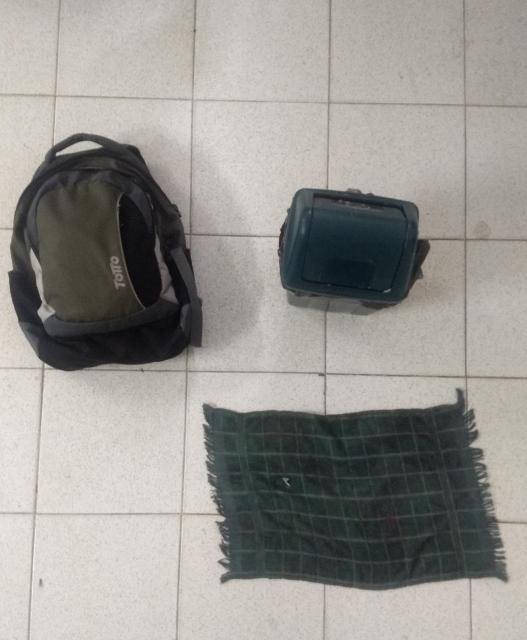
%> input picture 1.jpeg, 1054 x 1280 px (shown at 1/2 size)
$ octave M.m   (GNU Octave 9; MATLAB toolbox functions it lacks are replaced by stand-ins)
%> lines starting %> are read from the running program, lines starting %| are printed output that depends on the picture; in (x1, y1, x2, y2) boxes, pixels count from 0 and x2, y2 are one past the last pixel; in counts of white or black regions, pixels touching at a corner belong together; the program's own positions count from 1
%% detectar areas de color

close all; clear; clc;

RGB = imread('1.jpeg');
%> RGB is the input picture: size 1280x1054x3 uint8; mean R, G, B 151.3, 149, 144.7

RGB = imresize(RGB,0.4); % Re-escala la imagen en un 40% para consumir menos recursos computacionales
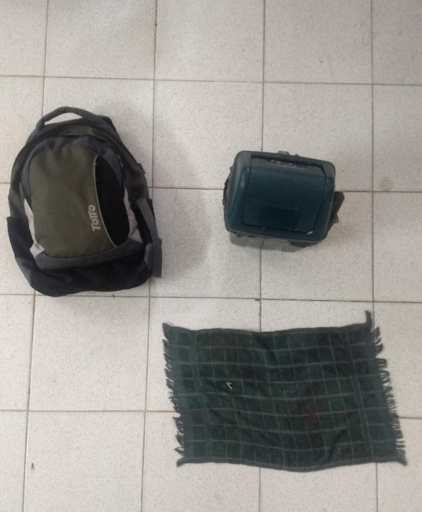
%> RGB: size 512x422x3 uint8; mean R, G, B 151.3, 149, 144.7

% R = RGB(:,:,1); % Para componentes en Rojo
G = RGB(:,:,2); % Para componentes en Verde
% B = RGB(:,:,3); % Para componentes en Azul

imshow(G) % Muestra su componente en verde

%% Binarizaci髇

imagen = im2bw(G,0.3); % Binariza la imagen en su componente en un 30%
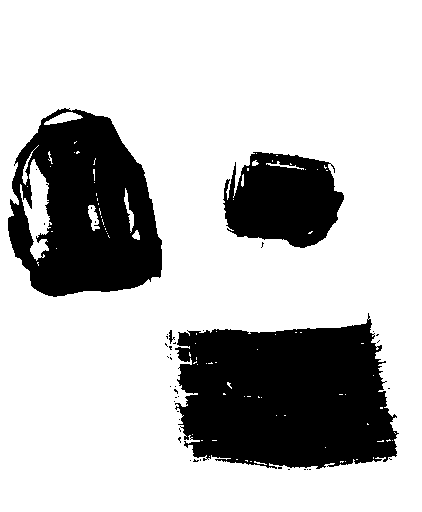
%> imagen: size 512x422 logical; 74.4% white; 41 black regions (37 under 20 px), largest, box (x1, y1, x2, y2) and area: (175, 313, 399, 469) 26883, (8, 108, 162, 297) 19720, (223, 152, 344, 248) 8478, (169, 330, 175, 344) 37
imagen = not(imagen); % Invierte los pixeles de la imagen
%> imagen: size 512x422 logical; 25.6% white; 41 white regions (37 under 20 px)

figure(1)
imshow(imagen); % Muestra la imagen binarizada

%% Areas

%% Cuenta la cantidad de elementos y elimina los elementos que tengan un area menor a 1000 px

[L, num] = bwlabel(imagen);
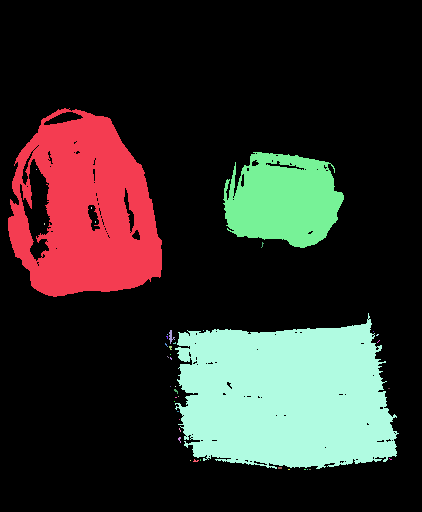
%> L: size 512x422 double; 42 distinct labels, from 0 to 41; one colour per label, 0 black
%> num = 41
% Substrae las propiedades basicas de los elementos de la imagen
ncajas = regionprops(L,'basic');
%> ncajas = 41 regions; largest, box (x1, y1, x2, y2), Area and Centroid: (175, 313, 399, 469) 26883 [286.4 397.5], (8, 108, 162, 297) 19720 [86.8 211.2], (223, 152, 344, 248) 8478 [283.9 200.8], (169, 330, 175, 344) 37 [171.6 337.2], (174, 389, 178, 394) 10 [176.6 391.6]

Aoff = find([ncajas.Area]<1000); % Encuentra los objetos de pixeles que estan por debajo de 1000px
%> Aoff = 38 values from 2 to 41

% Elimina los objetos por debajo de 1000px como el ruido de la imagen
 for n = 1:size(Aoff,2)
     d = round(ncajas(Aoff(n)).BoundingBox);
     imagen(d(2):d(2)+d(4),d(1):d(1)+d(3)) = 0;
 end
%> this loop made 38 passes
%> d on passes 1 to 12: [37 170 1 1], [45 224 1 2], [92 208 1 2], [96 222 1 2], [166 344 3 4], [167 337 2 3], [168 335 1 1], [168 357 2 2], [170 331 6 14], [170 347 3 4], [171 355 1 1], [171 358 2 3]
%> imagen: size 512x422 logical; 25.5% white; 3 white regions

%% cuenta los elementos en la imagen que quedaron

[L, num] = bwlabel(imagen);
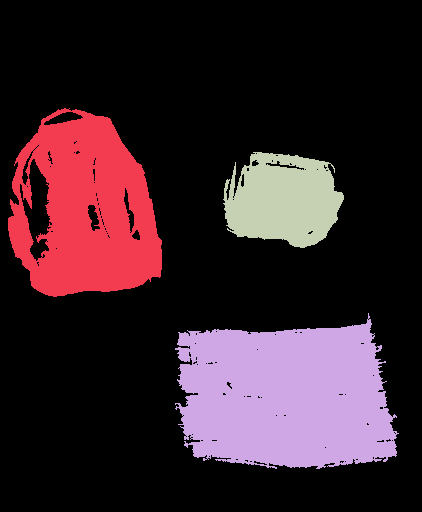
%> L: size 512x422 double; 4 distinct labels, from 0 to 3; one colour per label, 0 black
%> num = 3
% Substrae las propiedades basicas de los elementos de la imagen
ncajas = regionprops(L,'basic');
%> ncajas = 3 regions; box (x1, y1, x2, y2), Area and Centroid: (175, 313, 399, 469) 26883 [286.4 397.5], (8, 108, 162, 297) 19720 [86.8 211.2], (223, 152, 344, 248) 8478 [283.9 200.8]

% Grafica texto y recuadro

hold on

for k = 1:length(ncajas)

    caja = ncajas(k).BoundingBox; % Recuadro

    % Imprime el area de cada elemento de la imagen en el Command Window
    area = ncajas(k).Area

    % Basura con un area menor a 10000px
    if area < 10000
        rectangle('position',[caja(1),caja(2),caja(3),caja(4)],'edgecolor','b','LineWidth',4)
        text(caja(1)+caja(3)/2,caja(2)+caja(4)/2,'Basura','Color','b','FontSize',12,'HorizontalAlignment','center','FontWeight','bold')

    % Bolso con un area mayor a 10000px y menor a 21000px
    elseif area > 10000 && area < 21000
        rectangle('position',[caja(1),caja(2),caja(3),caja(4)],'edgecolor','b','LineWidth',4)
        text(caja(1)+caja(3)/2,caja(2)+caja(4)/2,'Bolso','Color','b','FontSize',12,'HorizontalAlignment','center','FontWeight','bold')

    % Manto con un area mayor a 21000
    elseif area > 21000
        rectangle('position',[caja(1),caja(2),caja(3),caja(4)],'edgecolor','b','LineWidth',4)
        text(caja(1)+caja(3)/2,caja(2)+caja(4)/2,'Manta','Color','b','FontSize',12,'HorizontalAlignment','center','FontWeight','bold')

    end

end
%> this loop made 3 passes
%> (caja, area) on passes 1 to 3: ([8.5 108.5 154 189], 19720), ([175.5 313.5 224 156], 26883), ([223.5 152.5 121 96], 8478)
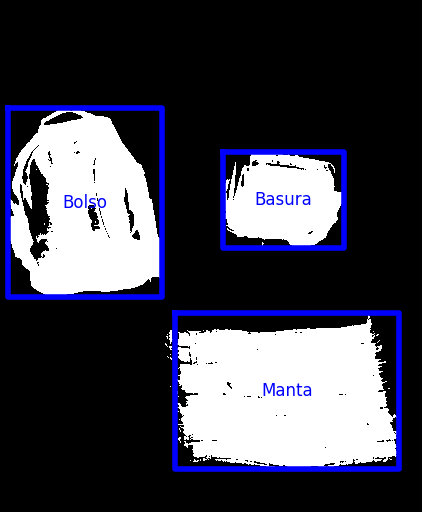
%> figure redrawn from the program's plot data

$ run again, with 2.jpeg copied over 1.jpeg
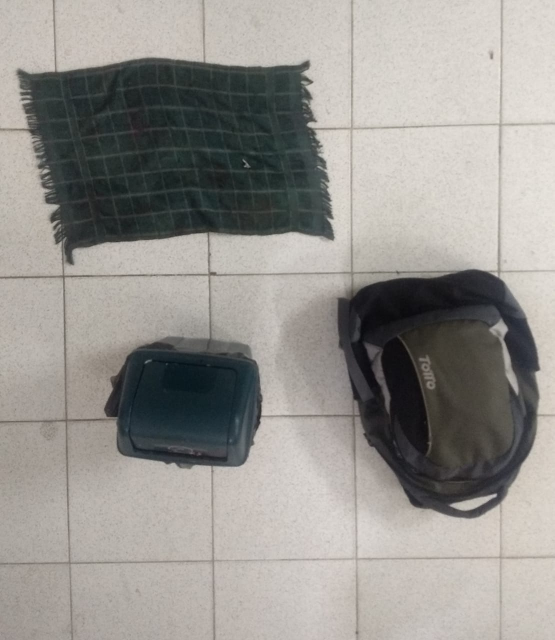
%> input picture 2.jpeg, 1109 x 1280 px (shown at 1/2 size)
%> RGB is the input picture: size 1280x1109x3 uint8; mean R, G, B 150.5, 147.8, 143.4
%> RGB: size 512x444x3 uint8
%> `[L, num] = bwlabel(imagen);`: num = 26
%> `ncajas = regionprops(L,'basic');`: ncajas = 26 regions; largest, box (x1, y1, x2, y2), Area and Centroid: (19, 47, 265, 211) 28916 [140.1 121.7], (271, 216, 431, 413) 20898 [350.1 306.9], (84, 274, 209, 372) 9305 [147.3 323.3], (255, 154, 262, 159) 15 [258.3 156.9], (166, 273, 168, 279) 8 [167.4 276.2]
%> Aoff = 23 values from 1 to 26
%> the loop `for n = 1:size(Aoff,2)` made 23 passes
%> d on passes 1 to 8: [16 59 1 1], [19 59 3 4], [23 61 2 3], [30 120 2 1], [31 126 1 1], [139 51 1 1], [167 274 2 6], [181 372 1 1]
%> `[L, num] = bwlabel(imagen);`:
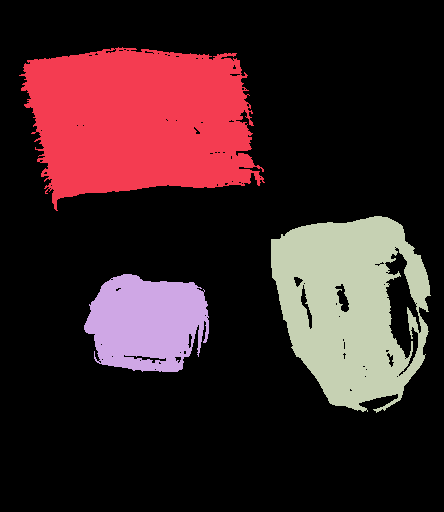
%> L: size 512x444 double; 4 distinct labels, from 0 to 3; one colour per label, 0 black
%> `[L, num] = bwlabel(imagen);`: num = 3
%> `ncajas = regionprops(L,'basic');`: ncajas = 3 regions; box (x1, y1, x2, y2), Area and Centroid: (19, 47, 265, 211) 28915 [140.1 121.7], (271, 216, 431, 413) 20898 [350.1 306.9], (84, 274, 209, 372) 9305 [147.3 323.3]
%> the loop `for k = 1:length(ncajas)` made 3 passes
%> (caja, area) on passes 1 to 3: ([19.5 47.5 246 164], 28915), ([84.5 274.5 125 98], 9305), ([271.5 216.5 160 197], 20898)
%> after the loop `for k = 1:length(ncajas)`:
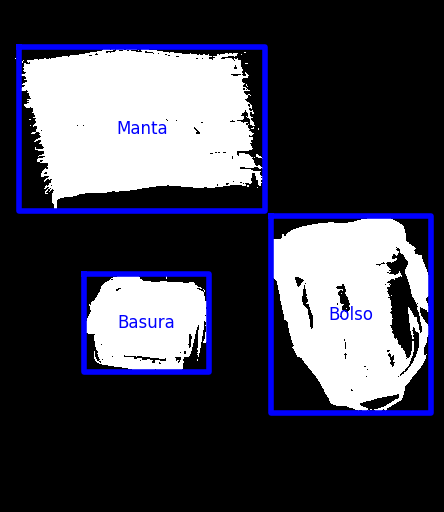
%> figure redrawn from the program's plot data

$ run again, with E1.jpg copied over 1.jpeg
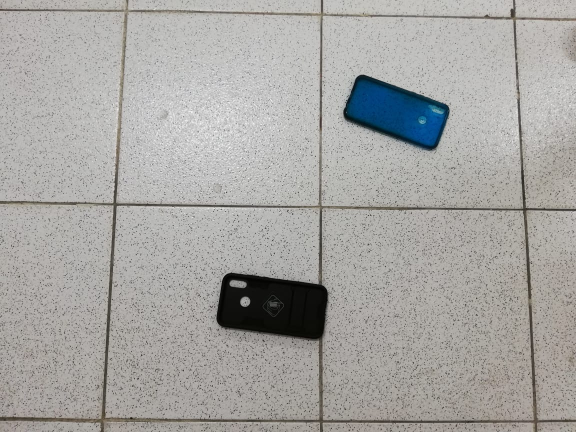
%> input picture E1.jpg, 1152 x 864 px (shown at 1/2 size)
%> RGB is the input picture: size 864x1152x3 uint8; mean R, G, B 166.4, 165.3, 162.7
%> RGB: size 346x461x3 uint8
%> `imagen = im2bw(G,0.3);`:
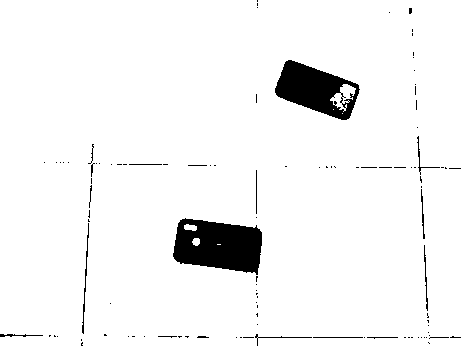
%> imagen: size 346x461 logical; 95.2% white; 106 black regions (88 under 20 px), largest, box (x1, y1, x2, y2) and area: (173, 218, 262, 275) 3699, (275, 60, 360, 120) 2778, (82, 223, 89, 334) 148
%> `[L, num] = bwlabel(imagen);`: num = 106
%> `ncajas = regionprops(L,'basic');`: ncajas = 106 regions; largest, box (x1, y1, x2, y2), Area and Centroid: (173, 218, 262, 275) 3699 [219.7 246.5], (275, 60, 360, 120) 2778 [314.8 90.1], (82, 223, 89, 334) 148 [86 281.8], (424, 245, 428, 311) 87 [426.4 280], (417, 136, 440, 175) 73 [422.6 159.2]
%> Aoff = 104 values from 1 to 106
%> the loop `for n = 1:size(Aoff,2)` made 104 passes
%> d on passes 1 to 8: [1 335 43 3], [45 163 1 1], [50 336 2 2], [55 336 2 2], [57 163 1 1], [58 337 1 1], [61 163 1 1], [64 163 1 1]
%> `[L, num] = bwlabel(imagen);`: num = 2
%> `ncajas = regionprops(L,'basic');`: ncajas = 2 regions; box (x1, y1, x2, y2), Area and Centroid: (173, 218, 262, 275) 3699 [219.7 246.5], (275, 60, 360, 120) 2778 [314.8 90.1]
%> the loop `for k = 1:length(ncajas)` made 2 passes
%> (caja, area) on passes 1 to 2: ([173.5 218.5 89 57], 3699), ([275.5 60.5 85 60], 2778)
%> after the loop `for k = 1:length(ncajas)`:
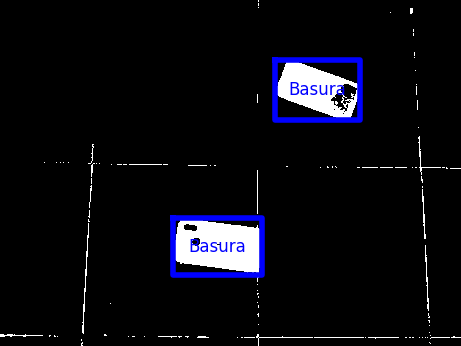
%> figure redrawn from the program's plot data

$ run again, with E2.jpg copied over 1.jpeg
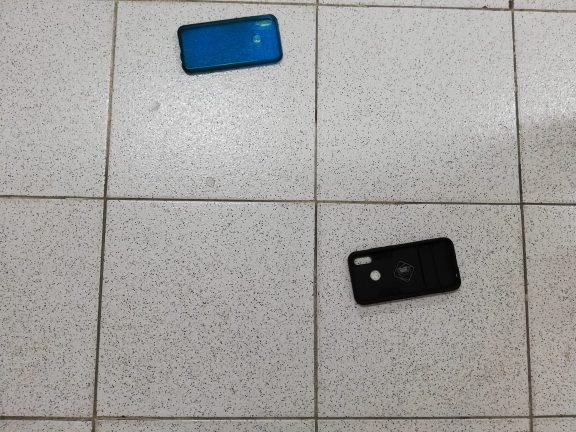
%> input picture E2.jpg, 1152 x 864 px (shown at 1/2 size)
%> RGB is the input picture: size 864x1152x3 uint8; mean R, G, B 163.4, 162.1, 160.2
%> RGB: size 346x461x3 uint8
%> `imagen = im2bw(G,0.3);`:
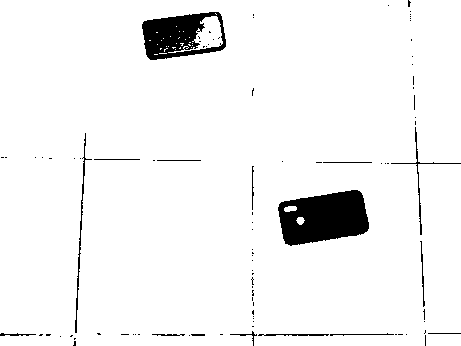
%> imagen: size 346x461 logical; 95.2% white; 94 black regions (78 under 20 px), largest, box (x1, y1, x2, y2) and area: (278, 190, 369, 246) 3714, (142, 12, 226, 60) 2393, (75, 133, 92, 333) 320
%> `[L, num] = bwlabel(imagen);`: num = 94
%> `ncajas = regionprops(L,'basic');`: ncajas = 94 regions; largest, box (x1, y1, x2, y2), Area and Centroid: (278, 190, 369, 246) 3714 [324.8 218.4], (142, 12, 226, 60) 2393 [177.6 36.2], (75, 133, 92, 333) 320 [81.1 234.6], (391, 127, 461, 235) 235 [421.3 177.5], (258, 334, 329, 336) 119 [295.4 335.4]
%> Aoff = 92 values from 1 to 94
%> the loop `for n = 1:size(Aoff,2)` made 92 passes
%> d on passes 1 to 8: [1 334 36 3], [2 158 3 1], [6 158 2 1], [36 158 1 1], [40 335 4 2], [43 158 1 1], [47 335 5 2], [50 159 3 1]
%> `[L, num] = bwlabel(imagen);`: num = 2
%> `ncajas = regionprops(L,'basic');`: ncajas = 2 regions; box (x1, y1, x2, y2), Area and Centroid: (278, 190, 369, 246) 3714 [324.8 218.4], (142, 12, 226, 60) 2393 [177.6 36.2]
%> the loop `for k = 1:length(ncajas)` made 2 passes
%> (caja, area) on passes 1 to 2: ([142.5 12.5 84 48], 2393), ([278.5 190.5 91 56], 3714)
%> after the loop `for k = 1:length(ncajas)`:
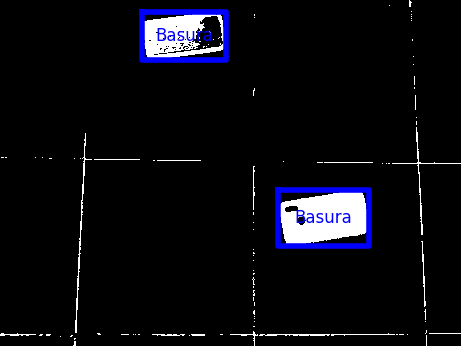
%> figure redrawn from the program's plot data
